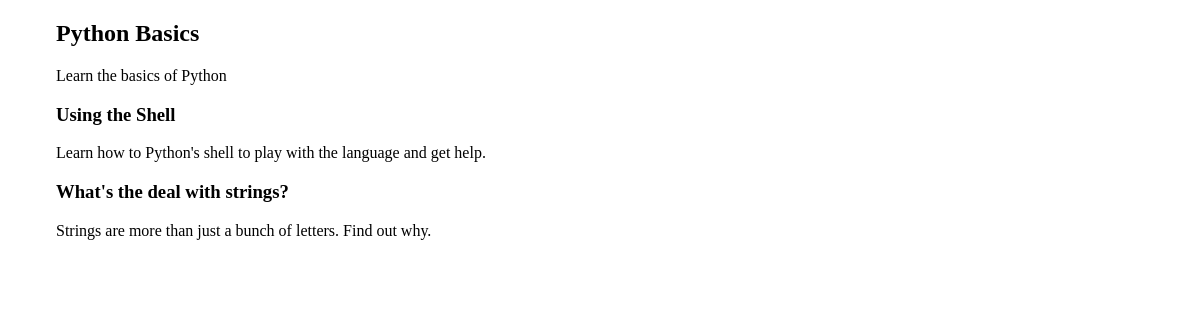
The page /courses/1/ on the database its author committed.
### courses/models.py (models this page shows, shortened)
class Course(models.Model):
    created_at = models.DateTimeField(auto_now_add=True)
    title = models.CharField(max_length=255)
    description = models.TextField()

class Step(models.Model):
	title = models.CharField(max_length=255)
	description = models.TextField()
	content = models.TextField(blank=True, default='')
	order = models.IntegerField(default=0)
	course = models.ForeignKey(Course)
	class Meta:
		ordering = ['order',]

### courses/views.py (the view)
# urls.py: url(r'(?P<pk>\d+)/$', views.course_detail),
def course_detail(request, pk):
	course = get_object_or_404(Course, pk=pk)
	return render(request, 'courses/course_detail.html', {'course': course})

### courses/templates/courses/course_detail.html (shortened to what this page needs)
{% extends "layout.html"  %}
{% block content %}
<article>
	<h2>{{ course.title }}</h2>
	{{  course.description }}
	<section>
		{% for step in course.step_set.all %}
			<h3>{{ step.title }}</h3>
			{{  step.description }}
		{% endfor %}
	</section>
</article>
{% endblock %}

### assets/css/layout.css (style rules this page uses)
html { box-sizing: border-box; }
*, *::after, *::before { box-sizing: inherit; }

### rows shown on the page
Course: title "Python Basics", description "Learn the basics of Python"
Step: title "Using the Shell", description "Learn how to Python's shell to play with the language and get help."
Step: title "What's the deal with strings?", description "Strings are more than just a bunch of letters. Find out why."
